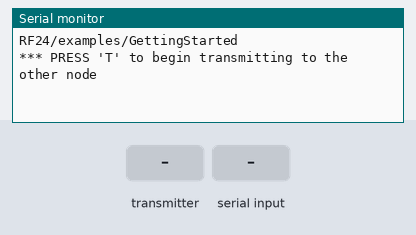
Recording of a sketch running on a simulated Arduino Uno, built with avr-gcc and run on an emulated ATmega328P. On the bench: the last lines printed to the serial monitor. The test bench sets the inputs (shaded band). No radio packets arrive unless stated.

Above: at 1.2 s.
1.3 s: the transmitter starts sending received = 0
At 1.37 s:
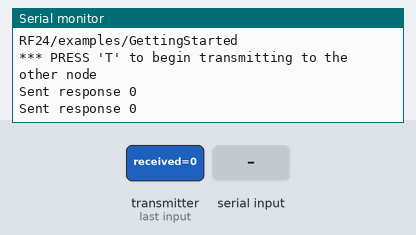
3.2 s: "T" received over Serial
At 4.0 s:
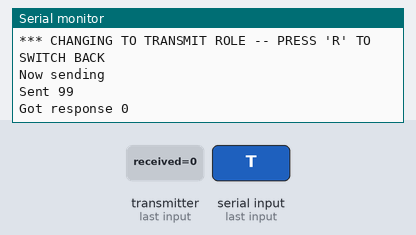
4.7 s: "R" received over Serial
At 5.32 s:
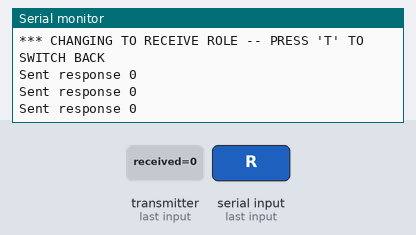

Measured:
- after the input at 1.3 s, the serial monitor: prints a new line at once (image 1)
- after the input at 3.2 s, the serial monitor: prints a new line at once (image 2)
- after the input at 4.7 s, the serial monitor: prints a new line after 0.51 s (image 3)

The sketch:

BeaconCode.ino
```cpp
/*
  Getting Started example sketch for nRF24L01+ radios
  This is a very basic example of how to send data from one node to another
  Updated: Dec 2014 by TMRh20
*/

#include <SPI.h>
#include "RF24.h"

/****************** User Config ***************************/
/***      Set this radio as radio number 0 or 1         ***/
bool radioNumber = 1;
unsigned long ID = 99;
unsigned long database = 1234567890;
unsigned long received;
unsigned long seenBeacons[5];
int count = 0;

/* Hardware configuration: Set up nRF24L01 radio on SPI bus plus pins 7 & 8 */
RF24 radio(7, 8);
/**********************************************************/

byte addresses[][6] = {"1Node", "2Node"};

// Used to control whether this node is sending or receiving
bool role = 0;

void setup() {
  Serial.begin(115200);
  Serial.println(F("RF24/examples/GettingStarted"));
  Serial.println(F("*** PRESS 'T' to begin transmitting to the other node"));

  radio.begin();

  // Set the PA Level low to prevent power supply related issues since this is a
  // getting_started sketch, and the likelihood of close proximity of the devices. RF24_PA_MAX is default.
  radio.setPALevel(RF24_PA_LOW);

  // Open a writing and reading pipe on each radio, with opposite addresses
  if (radioNumber) {
    radio.openWritingPipe(addresses[1]);
    radio.openReadingPipe(1, addresses[0]);
  } else {
    radio.openWritingPipe(addresses[0]);
    radio.openReadingPipe(1, addresses[1]);
  }

  // Start the radio listening for data
  radio.startListening();
}

void loop() {


  /****************** Ping Out Role ***************************/
  if (role == 1)  {

    radio.stopListening();                                    // First, stop listening so we can talk.


    Serial.println(F("Now sending"));

    //unsigned long time = micros();                             // Take the time, and send it.  This will block until complete
    /*if (!radio.write( &ID, sizeof(unsigned long) )) {
      Serial.println(F("failed"));
    }*/
    radio.write( &ID, sizeof(unsigned long));
    radio.startListening();                                    // Now, continue listening

    unsigned long started_waiting_at = micros();               // Set up a timeout period, get the current microseconds
    boolean timeout = false;                                   // Set up a variable to indicate if a response was received or not

    while ( ! radio.available() ) {                            // While nothing is received
      if (micros() - started_waiting_at > 200000 ) {           // If waited longer than 200ms, indicate timeout and exit while loop
        timeout = true;
        break;
      }
    }

    if ( timeout ) {                                            // Describe the results
      Serial.println(F("Failed, response timed out."));
    } else {
      // Grab the response, compare, and send to debugging spew
      radio.read( &received, sizeof(unsigned long) );
    }
    radio.stopListening();
    //unsigned long time = micros();
    // Spew it
    Serial.print(F("Sent "));
    Serial.println(ID);
    Serial.print(F("Got response "));
    Serial.println(received);
    //Serial.print(F(", Round-trip delay "));
    //Serial.print(time-got_time);
    //Serial.println(F(" microseconds"));

    if (received == ID) {
      if (!radio.write( &database, sizeof(unsigned long) )) {
        Serial.println(F("failed"));
      }
      else{
        int flag=0;
        for (int i=0; i <= count;i++){
          if (seenBeacons[i] == received){ flag=1; }
          }
          if (flag == 0){ seenBeacons[count] = received; count++; }
        }
    }

    // Try again 1s later
    delay(1000);
  }


  /****************** Pong Back Role ***************************/

  if ( role == 0 )
  {
    unsigned long received;

    if ( radio.available()) {
      // Variable for the received timestamp
      while (radio.available()) {                                   // While there is data ready
        radio.read( &received, sizeof(unsigned long) );             // Get the payload
      }

      radio.stopListening();                                        // First, stop listening so we can talk
      radio.write( &received, sizeof(unsigned long) );              // Send the final one back.
      radio.startListening();                                       // Now, resume listening so we catch the next packets.
      Serial.print(F("Sent response "));
      Serial.println(received);
    }
  }


  /****************** Change Roles via Serial Commands ***************************/

  if ( Serial.available() )
  {
    char c = toupper(Serial.read());
    if ( c == 'T' && role == 0 ) {
      Serial.println(F("*** CHANGING TO TRANSMIT ROLE -- PRESS 'R' TO SWITCH BACK"));
      role = 1;                  // Become the primary transmitter (ping out)

    } else if ( c == 'R' && role == 1 ) {
      Serial.println(F("*** CHANGING TO RECEIVE ROLE -- PRESS 'T' TO SWITCH BACK"));
      role = 0;                // Become the primary receiver (pong back)
      radio.startListening();

    }
  }


} // Loop
```
